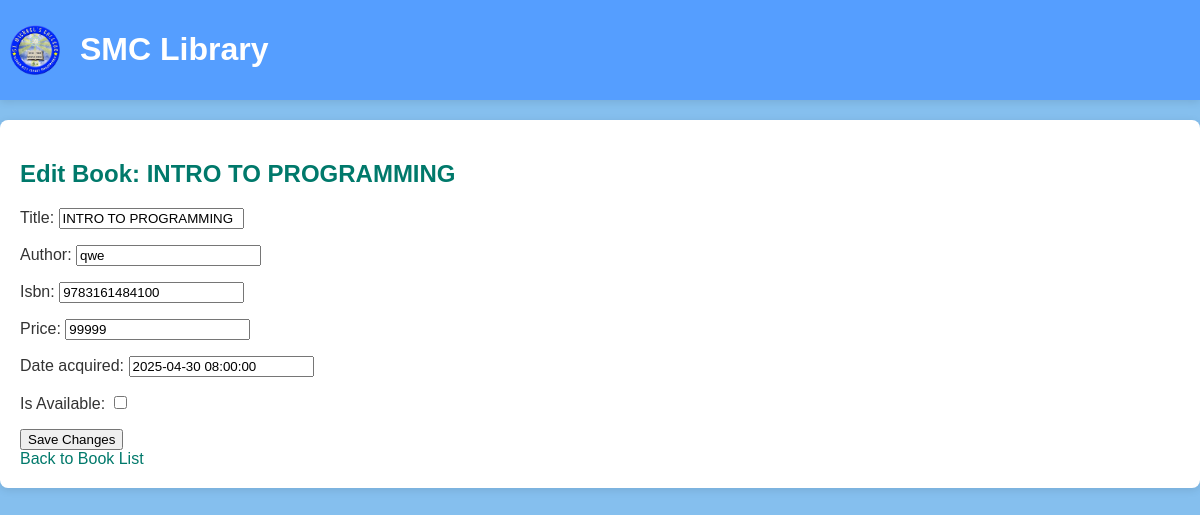
Screenshot of /library/editbook/1/ with the database file from the repository.
### Library/models.py (models this page shows, shortened)
class Book(models.Model):
    title = models.CharField(max_length=255)
    author = models.CharField(max_length=255)
    isbn = models.CharField(max_length=13, unique=True)
    price = models.IntegerField(default=None, null=True)
    Date_acquired = models.DateTimeField(null=True, blank = True)

### Library/views.py (the view)
# urls.py: path('library/editbook/<int:book_id>/', views.edit_book, name='edit_book'),
def edit_book(request, book_id):
    template = loader.get_template('edit_book.html')
    book = Book.objects.get(pk=book_id)
    form = BookForm(request.POST or None, instance=book)
    if form.is_valid():
        form.save()
        return redirect('book_list')
    context = {'form': form, 'book': book}
    return HttpResponse(template.render(context, request))

### Library/forms.py (shortened to what this page needs)
class BookForm(forms.ModelForm):
    available = forms.BooleanField(label="Is Available", required=False, initial=False)
    class Meta:
        model = Book
        fields = ['title', 'author', 'isbn', 'price', 'Date_acquired']
    def __init__(self, *args, **kwargs):
        book_instance = kwargs.get('instance', None)
        if book_instance:
            try:
                kwargs.setdefault('initial', {})['available'] = book_instance.booksstatus_set.first().BookStatus
            except:
                kwargs.setdefault('initial', {})['available'] = False
        super().__init__(*args, **kwargs)

### Library/templates/edit_book.html (shortened to what this page needs)
{% extends "master.html" %}
{% block content %}
<h2>Edit Book: {{ book.title }}</h2>
<form method="post">
    {{ form.as_p }}
    <button type="submit">Save Changes</button>
</form>
<a href="{% url 'book_list' %}">Back to Book List</a>
{% endblock %}

### Library/templates/master.html (style rules this page uses)
body { font-family: Arial, sans-serif; background-color: #85bfee; margin: 0; padding: 0; color: #333; }
h2, h3, h4 { color: #00796b; }
a { color: #00796b; text-decoration: none; }

### rows the page displays
Book: title "INTRO TO PROGRAMMING", author "qwe", isbn "9783161484100", price "99999", Date_acquired "2025-04-30 08:00:00"
